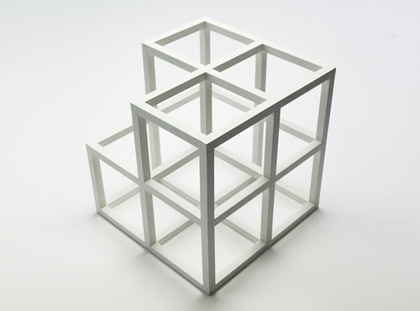
%> input picture Assignment3/input_ex3.jpg, 420 x 311 px, shrunk from 500 x 370 before the run
$ octave --eval "main;"   (GNU Octave 9; MATLAB toolbox functions it lacks are replaced by stand-ins)
%> lines starting %> are read from the running program, lines starting %| are printed output that depends on the picture; in (x1, y1, x2, y2) boxes, pixels count from 0 and x2, y2 are one past the last pixel; in counts of white or black regions, pixels touching at a corner belong together; the program's own positions count from 1
### Assignment3/GoG.m
% Task A - Gradient of Gaussian

function [gradientX, gradientY, magnitude] = GoG(img, deviation)

  % A) a -> Kernels
  [xKernel, yKernel] = GoGKernels(deviation);

  % A) b -> Apply filter
  [gradientX, gradientY] = GoGGradients(img, xKernel, yKernel);

  % A) c -> Gradient magnitude
  magnitude = gradientMagnitude(gradientX, gradientY);


end


function [xKernel, yKernel] = GoGKernels(deviation)
  radius = ceil(deviation * 3);
  size = radius * 2 + 1;
  xArray = zeros(size,size);
  for i = 1:size
    xArray(:, i) = i - (radius + 1);
  end

  yArray = xArray';

  xBase = -xArray / ( 2 * pi * power(deviation, 4));
  exponent = -(xArray .^ 2 + yArray .^ 2) / (2 * deviation * deviation);

  xKernel = xBase .* exp(exponent);
  yKernel = xKernel';

end


function [gradientX, gradientY] = GoGGradients(img, xKernel, yKernel)
  gradientX = conv2(img, xKernel);
  gradientY = conv2(img, yKernel);

  % figure, imshow(img), title("Original");
  % figure, imshow(gradientX, []), title("Gradient X");
  % figure, imshow(gradientY, []), title("Gradient Y");
end


function [output] = gradientMagnitude(gx, gy)
  output = sqrt(gx .^ 2 + gy .^ 2);

  % figure, imshow(output, []), title("Gradient Magnitude");
 end


### Assignment3/Hough.m
function [voting_array, rho, theta] = Hough(mask, gradient_x, gradient_y)

  % Initialize discreet accumulator H(0…180, -d…d) for d= sqrt(w²+h²)to all zeros
  [w, h] = size(mask);
  d = ceil(sqrt(w ^ 2 + h ^ 2));
  voting_array = zeros(d * 2 + 1, 180);

  % foreach edge point (x, y) in the imagefor?= 0 to 180?= xcos ?+ ysin ?H(?, ?) = H(?, ?) + 1endend

  % Initialize index vectors
  rho = -d:d;
  theta = -90:89;
  % We get [-90,-89,-88...] and using find(), we can get a map to indexes 1-180

  % Create two arrays, with only the positions of the relevant points
  % (no need to work on the points outside it)
  [y, x] = find(mask > 0);

  for i = 1:length(x)

      % Non-optimized solution:
      %for angle = -90:89
       % ro = x * cos(angle) + y * sin(angle);
        %++voting_array(angle, round(ro));
      %end

    % For faster algorithm, use gradient
    gradient_angle = rad2deg(atan2(gradient_y(y(i), x(i)), gradient_x(y(i), x(i))));
    angle = round(gradient_angle);

    distance = round(x(i) * cos(deg2rad(angle)) + y(i) * sin(deg2rad(angle)));

    % find the correct indexes, mapping with reference arrays
    rho_i = find(rho == distance);
    theta_i = find(theta == angle);

    ++voting_array(rho_i, theta_i);
  end


end

### Assignment3/main.m
function main

  figure;

  % a) Read and prepare image
  I = imread('input_ex3.jpg');
%> I is the input picture: size 311x420x3 uint8; mean R, G, B 218.4, 219.2, 216.6
  I_ready = preprocess(I);

  % b) Apply GoG filter
  [gradient_x, gradient_y, magnitude] = GoG(I_ready, .5);
%> in GoGGradients, `gradientX = conv2(img, xKernel);`:
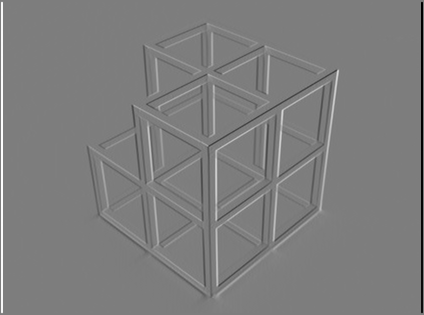
%> gradientX: size 315x424 double; min -0.402, max 0.413, mean -1.46e-18; drawn with min black and max white
%> in GoGGradients, `gradientY = conv2(img, yKernel);`:
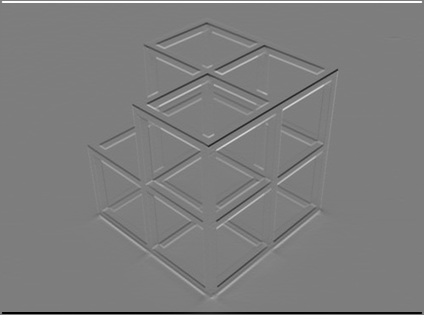
%> gradientY: size 315x424 double; min -0.392, max 0.402, mean 2.55e-18; drawn with min black and max white
%> in gradientMagnitude, `output = sqrt(gx .^ 2 + gy .^ 2);`:
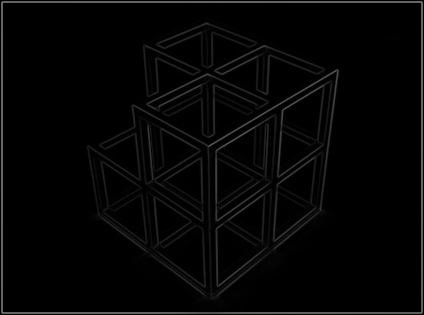
%> output: size 315x424 double; min 2.63e-18, max 0.504, mean 0.0218

  % c) Try and find meaningful threshold
  IMG_THRESHOLD = .08;
  binary_edge_mask = magnitude > IMG_THRESHOLD;
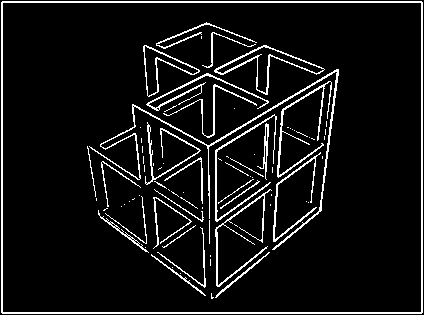
%> binary_edge_mask: size 315x424 logical; 7.9% white in thin lines or dots

  subplot(1, 4, 2);
  imshow(binary_edge_mask, []), title("Binary edge mask");

  % d) Implement Hough
  [hough_votes, rho, theta] = Hough(binary_edge_mask, gradient_x, gradient_y);
%> in Hough, `[y, x] = find(mask > 0);`: y = 10492 values from 2 to 314; x = 10492 values from 2 to 423
%> the loop in Hough, `for i = 1:length(x)` made 10492 passes
%> (gradient_angle, angle, theta_i) on passes 1 to 3: (6.81, 7, 98), (0.0302, 0, 91), (2.66e-16, 0, 91)
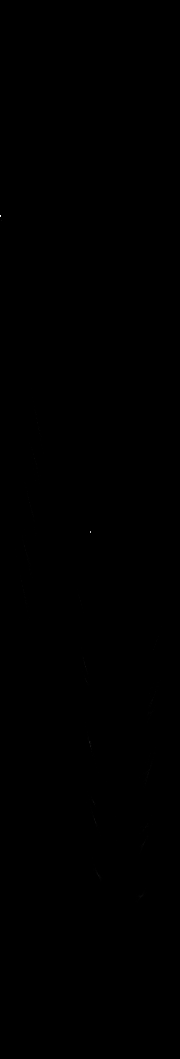
%> hough_votes: size 1059x180 double; min 0, max 418, mean 0; drawn with min black and max white
%> rho = 1059 values from -529 to 529; theta = 180 values from -90 to 89

  % e) Plot
  subplot(1, 4, 3);

  % XData and YData give the limits of the values, to be plotted correctly.
  imshow (hough_votes, 'XData',theta,'YData',rho), title ("Hough voting space");
%> after `imshow (hough_votes, 'XData',theta,'YData',rho)`:
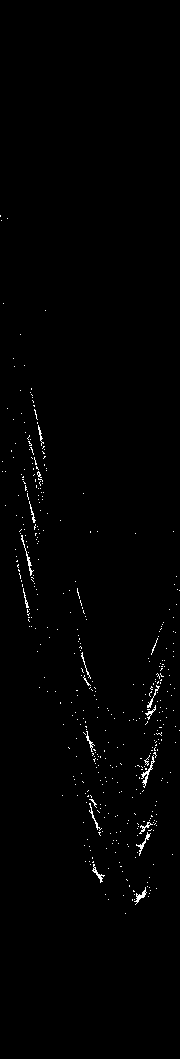
%> displayed picture: size 1059x180, on the screen's scale of 0 to 255; 0.82% white in thin lines or dots, all inside (x1, y1, x2, y2) = (0, 215, 180, 914)
  axis on, axis normal; xlabel("theta [degrees]"); ylabel("rho [pixels]");

  % f) Local maxima
  % https://octave.sourceforge.io/image/function/houghpeaks.html
  peaks = houghpeaks(hough_votes, 50, 'threshold', 5);
%> peaks = 29 rows, first 12: [216 1; 532 91; 743 90; 876 99; 667 86; 820 95; 803 94; 682 87; 897 141; 459 35; 845 144; 770 150]
  peaks_rho = rho(peaks(:,1));
%> peaks_rho = 29 values, max 367 at index 9, min -314 at index 1, mean 139.8
  peaks_theta = theta(peaks(:,2));
%> peaks_theta = 29 values, max 66 at index 27, min -90 at index 1, mean 2.14

  % g) Plot the points
  hold on;
  plot(peaks_theta,peaks_rho,'s','color','red');
  hold off;

  % h) Derive line segments
  % https://octave.sourceforge.io/image/function/houghlines.html
  lines = houghlines(binary_edge_mask, theta, rho, peaks, 'FillGap', 5, 'MinLength', 7);
%> lines = 47 lines; longest, point1 to point2 (x, y): (3, 2) to (3, 314), (133, 105) to (209, 147), (275, 116) to (216, 152), (207, 74) to (269, 102), (145, 46) to (200, 71), (321, 211) to (275, 250)

  % i) Plot on figure
  subplot(1, 4, 4);
  imshow(I_ready), title ("Lines");
  hold on;

  % lines is struct array: point1, point2, theta, rho
  for i = 1:length(lines)
     points = [lines(i).point1; lines(i).point2];
     plot(points(:,1), points(:,2), 'LineWidth', 2, 'g');

     % Plot beginnings and ends of lines
     plot(points(1,1), points(1,2), 'x', 'LineWidth', 1, 'Color', 'yellow');
     plot(points(2,1), points(2,2), 'x', 'LineWidth', 1, 'Color', 'red');

  end
%> this loop made 47 passes
%> points on passes 1 to 12: [3 2; 3 314], [215 71; 215 78], [217 150; 217 199], [218 228; 218 256], [156 198; 156 206], [275 233; 275 242], [276 219; 276 227], [277 205; 277 212], [278 190; 278 197], [279 176; 279 185], [281 147; 281 155], [282 133; 282 141]
%> `main;`:
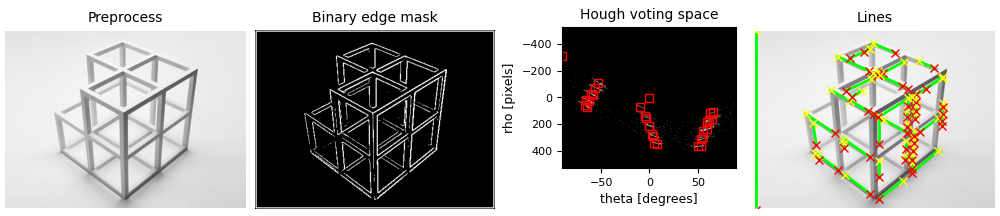
%> figure redrawn from the program's plot data, 4 panels

  hold off;
end

% Preprocess an RGB image to work with
function [output] = preprocess(img)
  gray = rgb2gray(img);
  output = im2double(gray);

  subplot(1, 4, 1);
  imshow(output), title("Preprocess");
end
